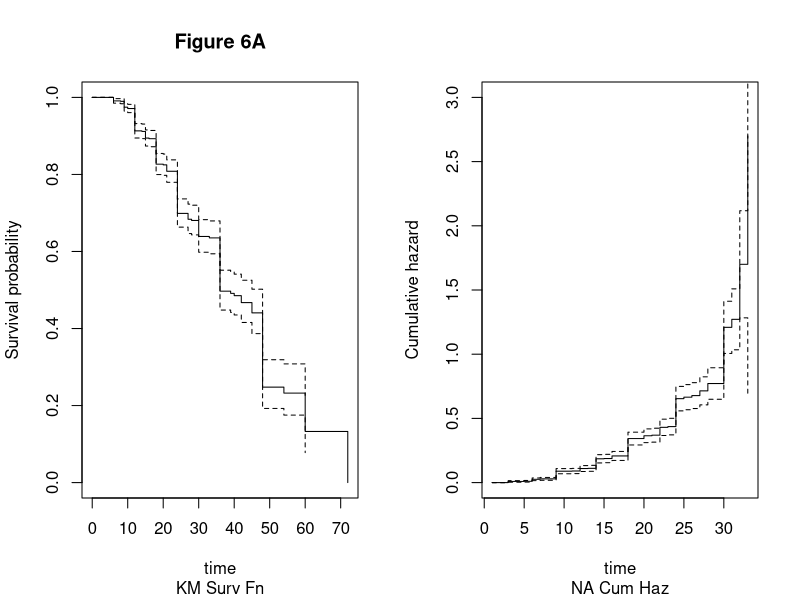
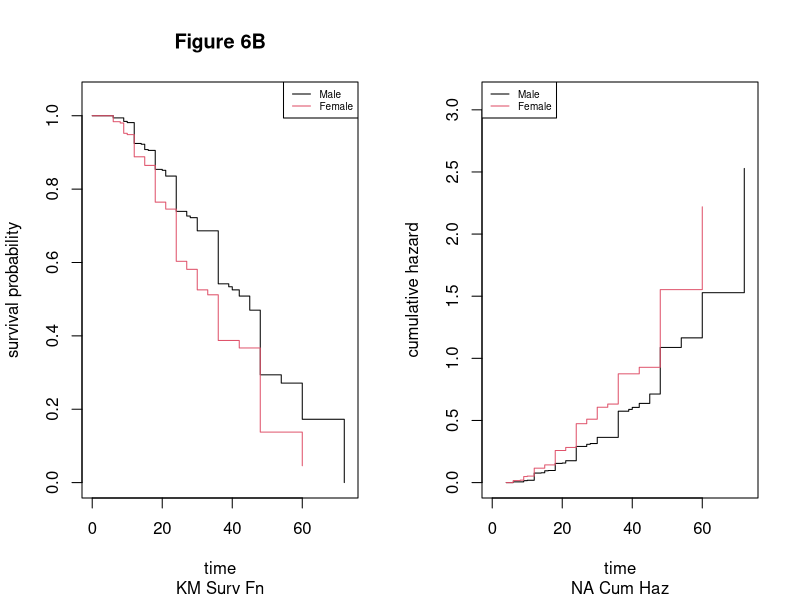
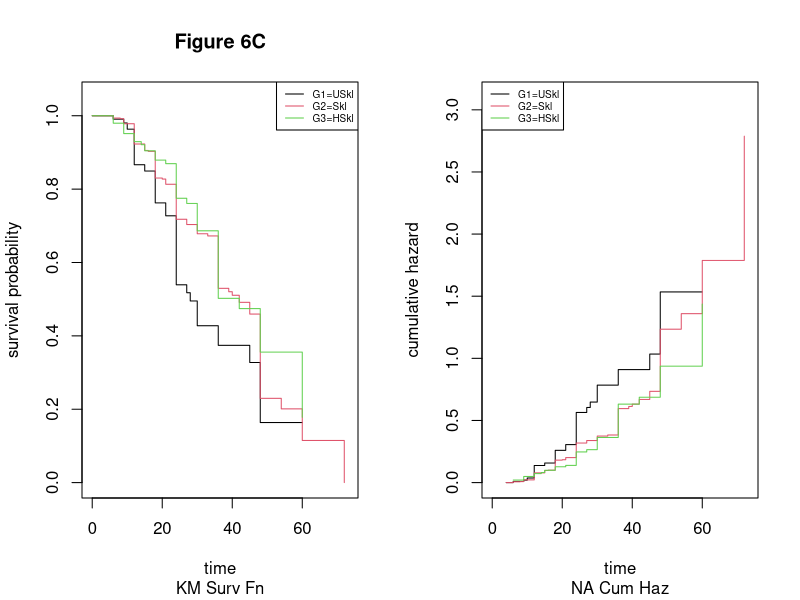

Write the R code that produced these figures, in order.
#=========================================================================
# Prepare Environment
#-------------------------------------------------------------------------
library(survival)
library(survminer)
library(MASS)
#=========================================================================
# Step 0. Get the data
#-------------------------------------------------------------------------
myCredit=read.csv('GermanCredit.csv')   # Extract the German Credit Data
head(myCredit)        # Have a glimps of data
#=========================================================================
# Step 1. Preparing Right Censor Data
#-------------------------------------------------------------------------
Lifetime = myCredit$Duration                  # Right Censor Survival Data
Status = ifelse(myCredit$Class=="Bad",1,0)    # Censoring indicator variable (1 for complete obs, 0 for censored)
# Data preparation for KM estimation but not for parametric fit
CensorData = data.frame(cbind(Lifetime,Status))                 # Censor Data      
SurvObject = Surv(myCredit$Duration,(myCredit$Class)=="Bad")    # Survival Object
#=========================================================================
# Step 2. Non-parametric Survival Function/Hazard Estimation
#-------------------------------------------------------------------------
# Kaplan Meier estimate of survival function
Result = survfit(Surv(Lifetime,Status)~1,
                 CensorData,stype=1)  # stype=1: direct method (i.e. KM) to estimate S(t)
# Nelson Aalen estimate of survival function
ResultH = survfit(Surv(Lifetime,Status)~1,CensorData,conf.type="plain",
                  stype=2,ctype=1)  # stype=2,ctype=1: indirect method to estimate S(t) from H(t)

par(mfrow=c(1,2))
plot(Result,xlab="time",ylab="Survival probability",ylim=c(0,1),col=1)           
title(main='Figure 6A',sub="KM Surv Fn")
plot(ResultH$cumhaz,xlab="time",ylab="Cumulative hazard",ylim=c(0,3),type="s",col=1)
lines(ResultH$cumhaz+1.96*ResultH$std.err,type="s",lty=2,col=1)
lines(ResultH$cumhaz-1.96*ResultH$std.err,type="s",lty=2,col=1)
title(sub="NA Cum Haz")
#-------------------------------------------------------------------------
# Step 3. Comparison of survival/Hazard functions between groups [KM/NA]
#-------------------------------------------------------------------------
# Grouping on Gender (Male=1 & Female=2)
#---------------------------------------------------------------
Group = rep(1,length(Lifetime));
Group[(myCredit$Personal.Female.NotSingle==1) | (myCredit$Personal.Female.Single==1)]=2
head(cbind(Lifetime,Status,Group))
par(mfrow=c(1,2))
# Right censored data: graphical comparison of two groups
KM_G=survfit(Surv(Lifetime,Status)~Group)
plot(KM_G,col=c(1,2),xlab="time",ylab="survival probability",
     xlim=c(0,max(KM_G$time)+1),ylim=c(0,1.05))
legend('topright',c("Male","Female"),lty=c(1,1),col=c(1,2),cex=.6)
title(main='Figure 6B',sub="KM Surv Fn")
NA_G=survfit(Surv(Lifetime,Status)~Group,stype=2,ctype=1)
plot(NA_G$time[seq(1,32)],NA_G$cumhaz[seq(1,32)],col=c(1),
     xlab="time",ylab="cumulative hazard",type='s',
     xlim=c(0,max(NA_G$time)+1),ylim=c(0,ceiling(max(NA_G$cumhaz))+.1))
lines(NA_G$time[seq(33,55)],NA_G$cumhaz[seq(33,55)],col=c(2),type='s')
legend('topleft',c("Male","Female"),lty=c(1,1),col=c(1,2),cex=.6)
title(sub="NA Cum Haz")
# Right censored data: statistical comparison of two groups
s1=survdiff(Surv(Lifetime,Status)~Group,rho = 0)           # logrank test
s2=survdiff(Surv(Lifetime,Status)~Group,rho = 1)           # Gehan-Wilcoxon test
#-------------------------------------------------------------------------
# Grouping on skillset (Unskilled=1, Skilled=2 & Highly Skilled=3)
#---------------------------------------------------------------
Group = rep(1,length(Lifetime));
Group[(myCredit$Job.SkilledEmployee==1)]=2
Group[(myCredit$Job.Management.SelfEmp.HighlyQualified==1)]=3
head(cbind(Lifetime,Status,Group))
par(mfrow=c(1,2))
# Right censored data: graphical comparison between groups
KM_G=survfit(Surv(Lifetime,Status)~Group)
plot(KM_G,col=c(1,2,3),xlab="time",ylab="survival probability",
     xlim=c(0,max(KM_G$time)+1),ylim=c(0,1.05))
legend('topright',c("G1=USkl","G2=Skl","G3=HSkl"),lty=c(1,1,1),col=c(1,2,3),cex=.6)
title(main='Figure 6C',sub="KM Surv Fn")
NA_G=survfit(Surv(Lifetime,Status)~Group,stype=2,ctype=1)
plot(NA_G$time[seq(1,26)],NA_G$cumhaz[seq(1,26)],col=c(1),
     xlab="time",ylab="cumulative hazard",type='s',
     xlim=c(0,max(NA_G$time)+1),ylim=c(0,ceiling(max(NA_G$cumhaz))+.1))
lines(NA_G$time[seq(27,57)],NA_G$cumhaz[seq(27,57)],col=c(2),type='s')
lines(NA_G$time[seq(58,77)],NA_G$cumhaz[seq(58,77)],col=c(3),type='s')
legend('topleft',c("G1=USkl","G2=Skl","G3=HSkl"),lty=c(1,1,1),col=c(1,2,3),cex=.6)
title(sub="NA Cum Haz")
# Right censored data: statistical comparison between groups
#All groups at a time
  # Between all of them at together [H0:= survival functions of three groups are same]
survdiff(Surv(Lifetime,Status)~Group,rho = 0)           # logrank test
survdiff(Surv(Lifetime,Status)~Group,rho = 1)           # Gehan-Wilcoxon test
#Two groups at a time
  # Between skilled and highly qualified
survdiff(Surv(Lifetime[Group!=1],Status[Group!=1])~Group[Group!=1],rho = 0)           # logrank test
survdiff(Surv(Lifetime[Group!=1],Status[Group!=1])~Group[Group!=1],rho = 1)           # Gehan-Wilcoxon test
  # Between skilled and unskilled
survdiff(Surv(Lifetime[Group!=3],Status[Group!=3])~Group[Group!=3],rho = 0)           # logrank test
survdiff(Surv(Lifetime[Group!=3],Status[Group!=3])~Group[Group!=3],rho = 1)           # Gehan-Wilcoxon test
  # Between unskilled and highly qualified
survdiff(Surv(Lifetime[Group!=2],Status[Group!=2])~Group[Group!=2],rho = 0)           # logrank test
survdiff(Surv(Lifetime[Group!=2],Status[Group!=2])~Group[Group!=2],rho = 1)           # Gehan-Wilcoxon test
#-------------------------------------------------------------------------
